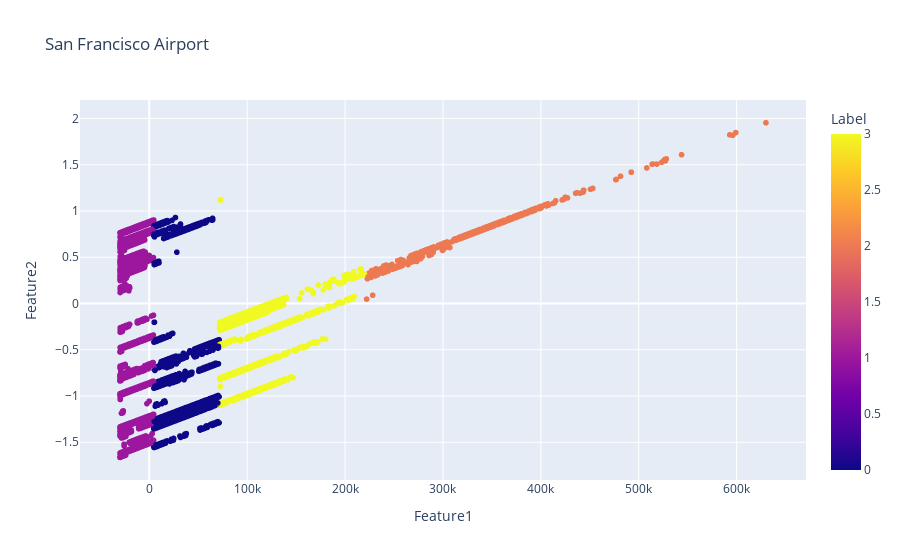

Notebook cell for this chart:
### Markdown cell above
### Visualizing Clustering Results

### Code cell
fig = px.scatter(df, x="Feature1", y="Feature2", color="Label", hover_name="Operating Airline", title="San Francisco Airport")
fig.show()

### Figure 1 — Plotly figure (JSON) as saved in the notebook; plotly's stock layout.template omitted (floating-point values rounded to 4 significant figures; data arrays with more than 128 entries replaced by an {"elided": "..."} marker saying what was removed)
{"data": [{"hovertemplate": "<b>%{hovertext}</b><br><br>Feature1=%{x}<br>Feature2=%{y}<br>Label=%{marker.color}<extra></extra>", "hovertext": {"elided": "18885 str values"}, "legendgroup": "", "marker": {"color": {"elided": "18885 int values"}, "coloraxis": "coloraxis", "symbol": "circle"}, "mode": "markers", "name": "", "showlegend": false, "type": "scattergl", "x": {"elided": "18885 float values"}, "xaxis": "x", "y": {"elided": "18885 float values"}, "yaxis": "y"}], "layout": {"coloraxis": {"colorbar": {"title": {"text": "Label"}}, "colorscale": [[0, "#0d0887"], [0.1111, "#46039f"], [0.2222, "#7201a8"], [0.3333, "#9c179e"], [0.4444, "#bd3786"], [0.5556, "#d8576b"], [0.6667, "#ed7953"], [0.7778, "#fb9f3a"], [0.8889, "#fdca26"], [1, "#f0f921"]]}, "legend": {"tracegroupgap": 0}, "title": {"text": "San Francisco Airport"}, "xaxis": {"anchor": "y", "domain": [0, 1], "title": {"text": "Feature1"}}, "yaxis": {"anchor": "x", "domain": [0, 1], "title": {"text": "Feature2"}}}}
